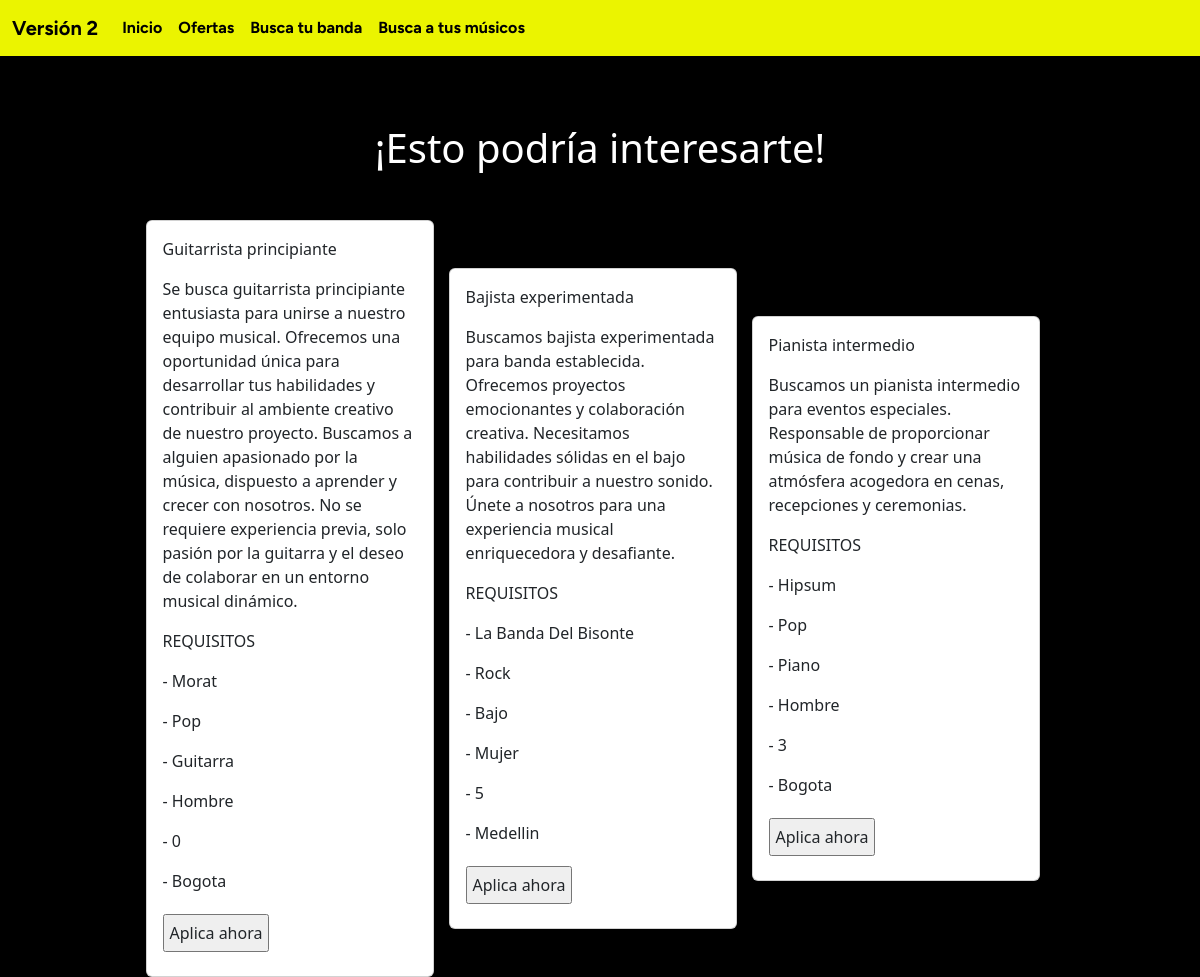
/offer_apply/, run on an earlier commit of the app's database.
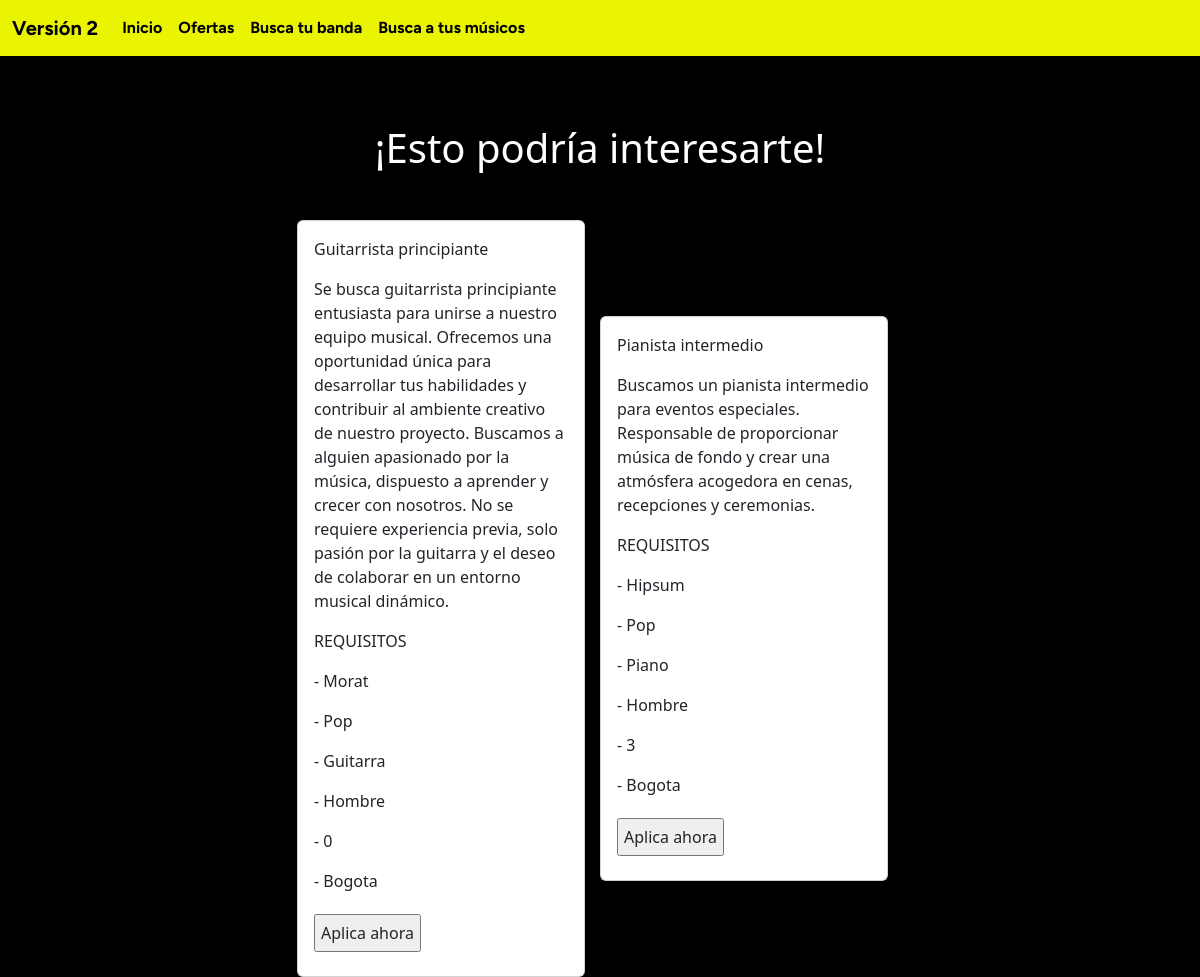
And on a later commit of the database.
### offer/models.py (models this page shows, shortened)
class offer(models.Model):
    tittle_offer = models.CharField(max_length=200)
    description_offer = models.TextField()
    group_name = models.CharField(max_length=200)
    gender = models.CharField(max_length=50)
    instruments = models.CharField(max_length=200)
    genre = models.CharField(max_length=200)
    years = models.IntegerField(default=0)
    location = models.CharField(max_length=50)
    applicants = models.CharField(max_length=1000, blank=True, null=True)

### offer/views.py (the view, shortened to what this page needs)
# urls.py: path('offer_apply/', offerViews.apply_offer),
def apply_offer(request):
    fil = offer.objects.all()
    contex = {"fil": fil}
    if request.method == 'GET':
        return render(request, "offers_apply.html", contex)

### offer/templates/offers_apply.html (shortened to what this page needs)
{% extends 'layout/base_offer.html' %}
{% block content %}
<!DOCTYPE html>
<html lang="en">
<head>
</head>
<body>
    <h1>¡Esto podría interesarte!</h1>
    <div class="specifications">
        <form method="POST">
            <div class="container">
                {% for f in fil %}
                    <div class="card item" style="width: 18rem;">
                        <div class="card-body">
                            <p class="card-text">{{ f.tittle_offer}}</p>
                            <p class="card-text">{{ f.description_offer }}</p>
                            <p class="card-text">REQUISITOS</p>
                            <p class="card-text">- {{ f.group_name }}</p>
                            <p class="card-text">- {{ f.gender }}</p>
                            <p class="card-text">- {{ f.instruments }}</p>
                            <p class="card-text">- {{ f.genre }}</p>
                            <p class="card-text">- {{ f.years }}</p>
                            <p class="card-text">- {{ f.location }}</p>
                            <input type="submit" class="card-title" value="Aplica ahora">
                        </div>
                    </div>
                {% endfor %}
            </div>
        </form>
    </div>
</body>
</html>
{% endblock %}

What changed in the data, as far as the page shows it:
removed offer: tittle_offer "Bajista experimentada", description_offer "Buscamos bajista experimentada para banda establecida. Ofrecemos proyectos emocionantes y colaboración creativa. Necesitamos habilidades sólidas en el bajo para contribuir a nuestro sonido. Únete a nosotros para una experiencia musical enriquecedora y desafiante.", group_name "La Banda Del Bisonte", gender "Rock", instruments "Bajo", genre "Mujer", years "5", location "Medellin"
